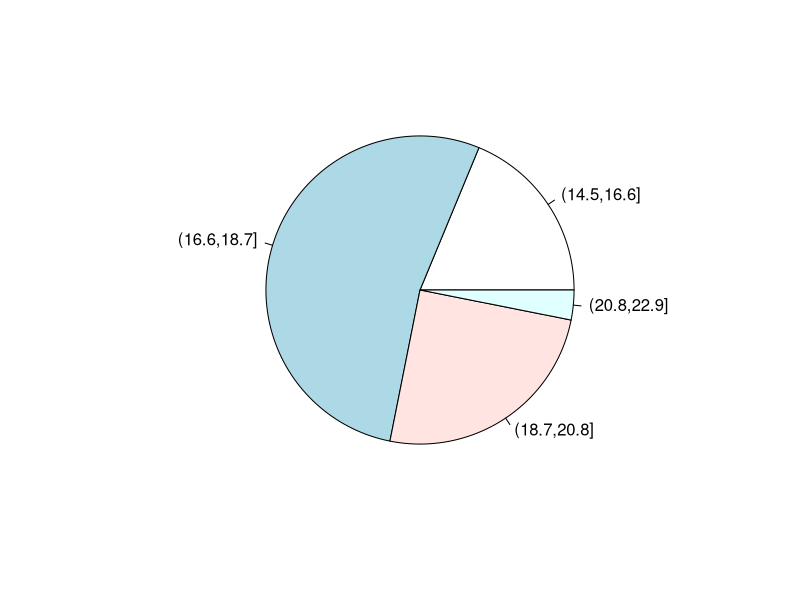
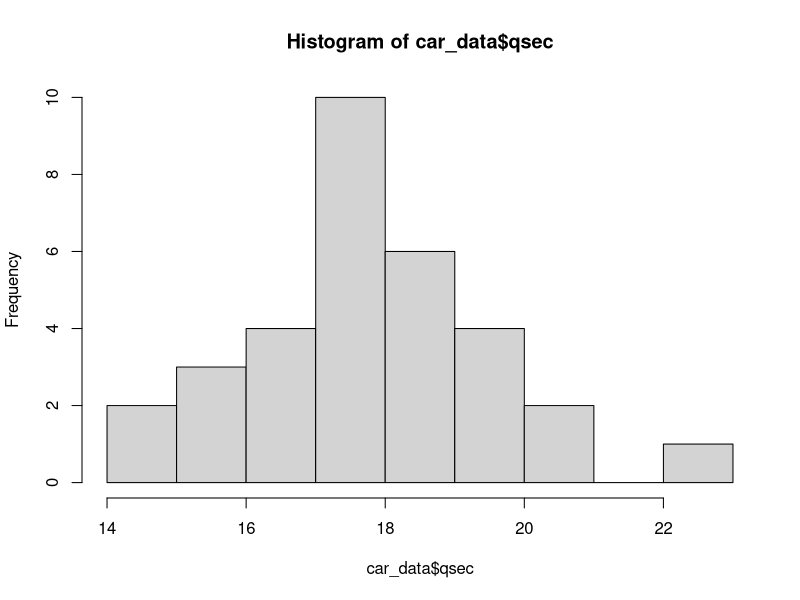
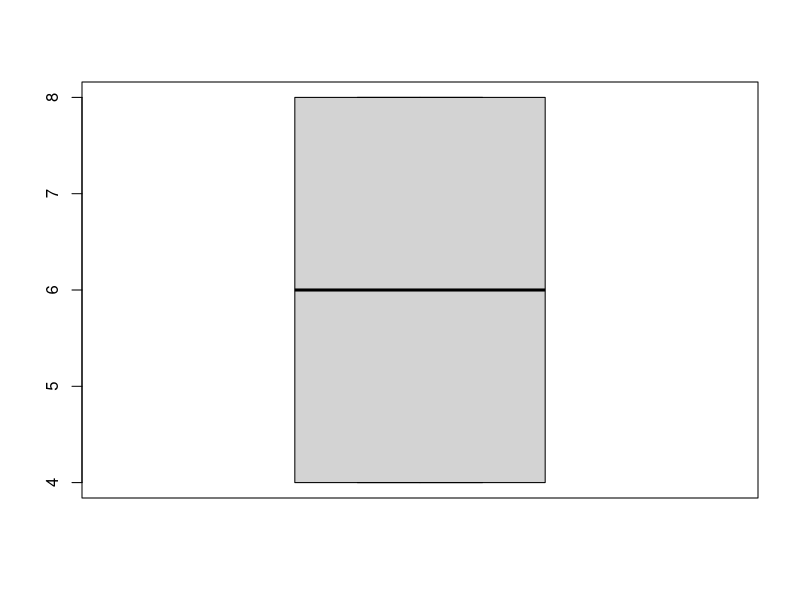

R code for these plots, in order:
#Código para problema 1

car_data <- mtcars #define variable
car_data$qsec
sort(car_data$qsec) #ordena de -a+

qsec_intervals <- cut(car_data$qsec, breaks = 4) #cut in x intervals 
qsec_intervals

#frequency table
ni <- table(qsec_intervals)
fi <- ni/sum(ni) #relative frequencies
fi #print variable in console
pie(fi)#pie chart
Fi <- cumsum(fi)#cumulative sum
Ni <- cumsum(ni)
cbind(ni, fi, Ni, Fi)

##CENTRALIDAD de los datos
hist(car_data$qsec, breaks = 10) #make histogram with x-1 columns
mean(car_data$qsec) #media/mitjana

car_data$drat
sort(car_data$drat) #the number in the middle is the median/mediana
median(car_data$drat)#median/mediana
quantile(car_data$drat) #cuartil

quantile(car_data$mpg, 0.18) #cut in the desired percentage

##DISPERSIÓN de los datos
quantile(car_data$cyl, 0.75)
quantile(car_data$cyl, 0.25)
#dispersión alrededor de la mediana
quantile(car_data$cyl, 0.75)-quantile(car_data$cyl, 0.25) #rango intercuartil
IQR(car_data$cyl) #rango intercuartil
boxplot(car_data$cyl)
#dispersión alrededor de la media
var(car_data$cyl)#varianza muestral
sd(car_data$cyl)#desviación típica

